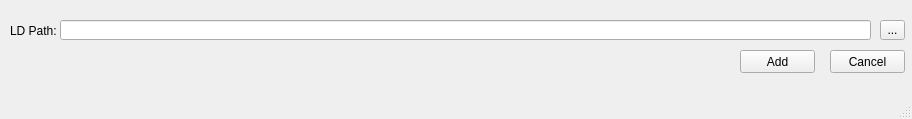
<?xml version="1.0" encoding="UTF-8"?>
<ui version="4.0">
 <class>MainWindow</class>
 <widget class="QMainWindow" name="MainWindow">
  <property name="geometry">
   <rect>
    <x>0</x>
    <y>0</y>
    <width>912</width>
    <height>119</height>
   </rect>
  </property>
  <property name="windowTitle">
   <string>Add LD</string>
  </property>
  <widget class="QWidget" name="centralwidget">
   <widget class="QPushButton" name="cancelButton">
    <property name="geometry">
     <rect>
      <x>830</x>
      <y>50</y>
      <width>75</width>
      <height>23</height>
     </rect>
    </property>
    <property name="text">
     <string>Cancel</string>
    </property>
   </widget>
   <widget class="QPushButton" name="addButton">
    <property name="geometry">
     <rect>
      <x>740</x>
      <y>50</y>
      <width>75</width>
      <height>23</height>
     </rect>
    </property>
    <property name="text">
     <string>Add</string>
    </property>
   </widget>
   <widget class="QLineEdit" name="pathBox">
    <property name="geometry">
     <rect>
      <x>60</x>
      <y>20</y>
      <width>811</width>
      <height>20</height>
     </rect>
    </property>
   </widget>
   <widget class="QLabel" name="label">
    <property name="geometry">
     <rect>
      <x>10</x>
      <y>24</y>
      <width>46</width>
      <height>14</height>
     </rect>
    </property>
    <property name="text">
     <string>LD Path:</string>
    </property>
   </widget>
   <widget class="QToolButton" name="browseButton">
    <property name="geometry">
     <rect>
      <x>880</x>
      <y>20</y>
      <width>25</width>
      <height>20</height>
     </rect>
    </property>
    <property name="text">
     <string>...</string>
    </property>
   </widget>
  </widget>
  <widget class="QMenuBar" name="menubar">
   <property name="geometry">
    <rect>
     <x>0</x>
     <y>0</y>
     <width>912</width>
     <height>22</height>
    </rect>
   </property>
  </widget>
  <widget class="QStatusBar" name="statusbar"/>
 </widget>
 <resources/>
 <connections>
  <connection>
   <sender>cancelButton</sender>
   <signal>clicked()</signal>
   <receiver>MainWindow</receiver>
   <slot>close()</slot>
   <hints>
    <hint type="sourcelabel">
     <x>849</x>
     <y>86</y>
    </hint>
    <hint type="destinationlabel">
     <x>655</x>
     <y>86</y>
    </hint>
   </hints>
  </connection>
 </connections>
</ui>
